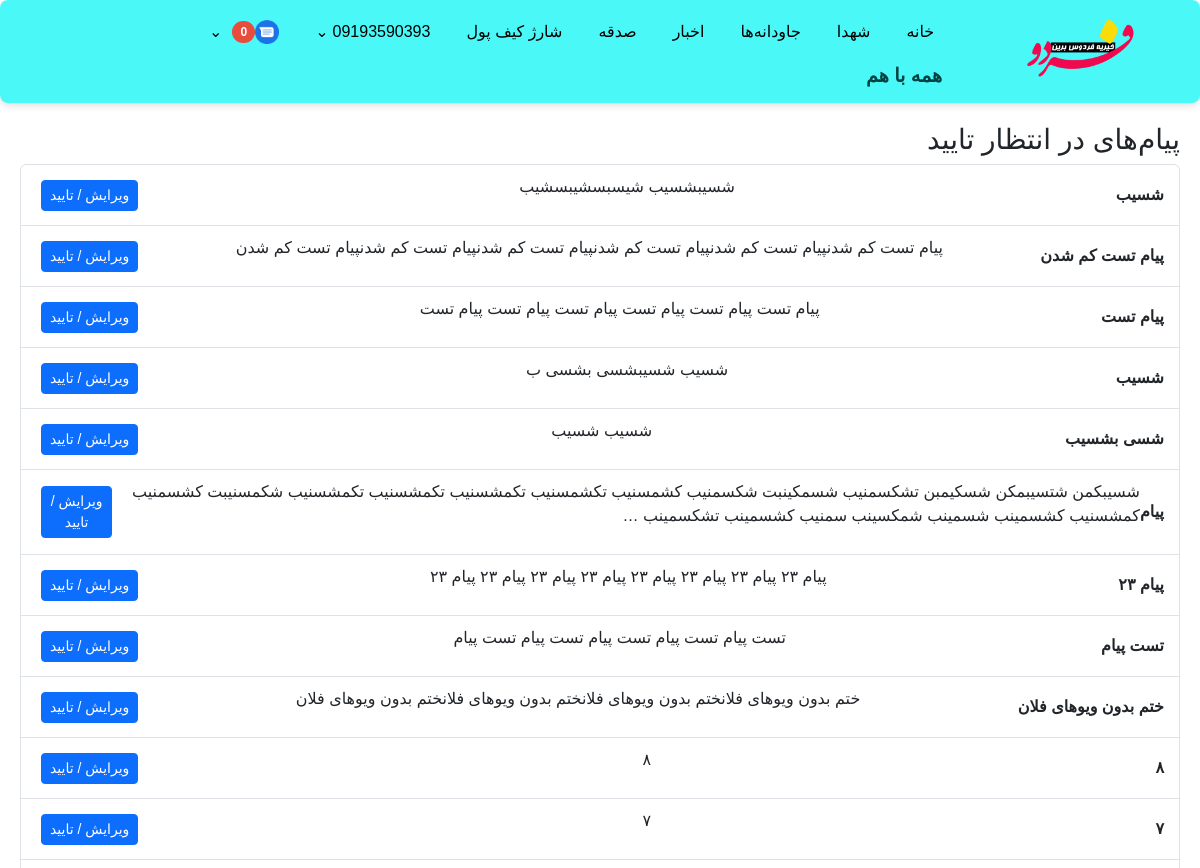
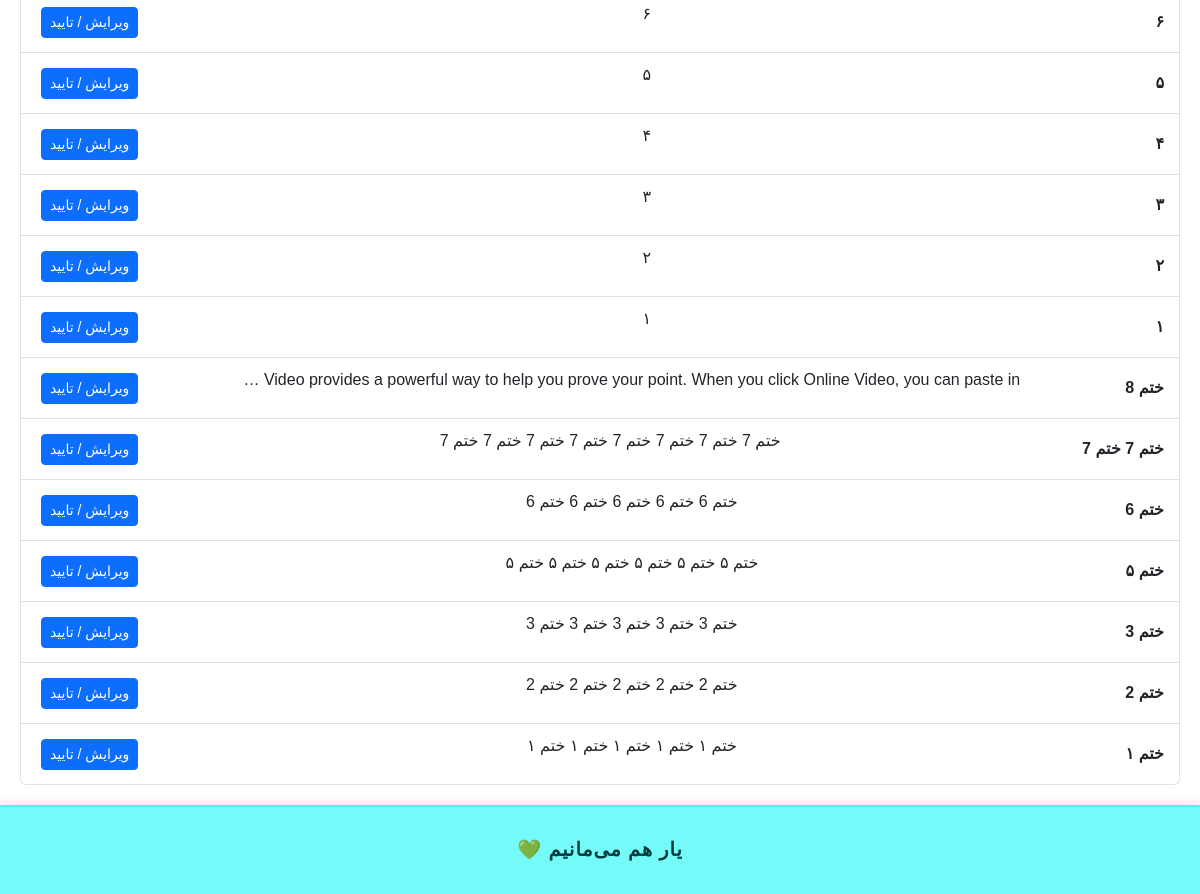
Screenshot of /notifications/pending/ (signed in) with the database file from the repository (2 pictures, top to bottom).
### accounts/models.py (models this page shows, shortened)
class User(AbstractBaseUser, PermissionsMixin):
    GENDER_CHOICES = (
        ('M', 'مرد'),
        ('F', 'زن'),
    )
    phone = models.CharField(max_length=11, unique=True)
    first_name = models.CharField(max_length=100, blank=True)
    last_name = models.CharField(max_length=100, blank=True)
    national_code = models.CharField(max_length=10, blank=True)
    image = models.ImageField(upload_to='profiles/', blank=True, null=True)
    gender = models.CharField(max_length=1, choices=GENDER_CHOICES, blank=True, null=True)
    is_active = models.BooleanField(default=True)
    is_staff = models.BooleanField(default=False)
    is_profile_completed = models.BooleanField(default=False)
    allowed_categories = models.ManyToManyField(
        'news.Category',
        related_name='allowed_users',
        blank=True,
        verbose_name='دسته‌بندی‌های مجاز برای ارسال خبر'
    )
    groups = models.ManyToManyField(
        'auth.Group',
        related_name='accounts_user_set',
        blank=True
    )
    user_permissions = models.ManyToManyField(
        'auth.Permission',
        related_name='accounts_user_permissions_set',
        blank=True
    )
    objects = UserManager()
    USERNAME_FIELD = 'phone'
    def get_full_name(self):
        return f"{self.first_name} {self.last_name}".strip()

### notification/models.py (models this page shows, shortened)
class Notification(models.Model):
    STATUS_PENDING = 'PENDING'
    STATUS_APPROVED = 'APPROVED'
    STATUS_REJECTED = 'REJECTED'
    STATUS_SENT = 'SENT'
    STATUS_CHOICES = [
        (STATUS_PENDING, 'در انتظار تایید'),
        (STATUS_APPROVED, 'تایید شده'),
        (STATUS_REJECTED, 'رد شده'),
        (STATUS_SENT, 'ارسال شده'),
    ]
    title = models.CharField(max_length=200, verbose_name="عنوان پیام")
    description = models.TextField(verbose_name="توضیحات پیام")
    group = models.ForeignKey(
        NotificationGroup,
        on_delete=models.CASCADE,
        related_name='notifications',
        verbose_name="گروه نوتیفیکیشن"
    )
    expire_days = models.PositiveIntegerField(default=30, verbose_name="مدت اعتبار پیام (روز)")
    eternal = models.ForeignKey(
        Eternals,
        on_delete=models.SET_NULL,
        null=True,
        blank=True,
        verbose_name="جاودانه مرتبط"
    )
    news = models.ForeignKey(
        News,
        on_delete=models.SET_NULL,
        null=True,
        blank=True,
        verbose_name="خبر مرتبط"
    )
    created_by = models.ForeignKey(
        'accounts.User',
        on_delete=models.SET_NULL,
        null=True,
        verbose_name="ایجادکننده پیام"
    )
    coupon_reserved = models.ForeignKey(
        'notification.NotificationCoupon',  # اشاره به صورت رشته‌ای برای جلوگیری از ImportError
        on_delete=models.SET_NULL,
        null=True,
        blank=True,
        verbose_name="کوپن رزروشده"
    )
    status = models.CharField(
        max_length=20,
        choices=STATUS_CHOICES,
        default=STATUS_PENDING,
        verbose_name="وضعیت"
    )
    is_sent = models.BooleanField(default=False, verbose_name="ارسال شده؟")
    created_at = models.DateTimeField(auto_now_add=True, verbose_name="تاریخ ایجاد")

### notification/views.py (the view)
# urls.py: path('pending/', PendingNotificationsListView.as_view(), name='pending_notifications_list'),
@method_decorator(login_required, name='dispatch')
class PendingNotificationsListView(ListView):
    print(f"VIEW CALLED: {__name__}.PendingNotificationsListView")
    model = Notification
    template_name = 'notification/pending_notifications_list.html'
    context_object_name = 'notifications'
    def get_queryset(self):
        user = self.request.user
        managed_groups = NotificationGroup.objects.filter(managers=user)
        return Notification.objects.filter(
            group__in=managed_groups,
            status=Notification.STATUS_PENDING
        ).order_by('-created_at')

### notification/templatetags/notification_tags.py (called while the page is built)
@register.simple_tag(takes_context=True)
def is_notification_manager(context):
    request = context.get("request")
    user = getattr(request, "user", None)
    if user and user.is_authenticated:
        return NotificationGroup.objects.filter(managers=user).exists()
    return False

### templates/notification/pending_notifications_list.html
{% extends "base.html" %}
{% block content %}
<h3>پیام‌های در انتظار تایید</h3>
{% if notifications %}
    <ul class="list-group">
        {% for n in notifications %}
            <li class="list-group-item">
                <strong>{{ n.title }}</strong>
                <p>{{ n.description|truncatewords:20 }}</p>
                <a href="{% url 'notification:notification_approval_edit' n.id %}" class="btn btn-sm btn-primary">
                    ویرایش / تایید
                </a>
            </li>
        {% endfor %}
    </ul>
{% else %}
    <p>پیامی در انتظار تایید نیست.</p>
{% endif %}
{% endblock %}

### templates/base.html (shortened to what this page needs)
<!DOCTYPE html>
{% load static %}
{% load notification_tags %}
<html lang="fa">
<head>
    <link rel="stylesheet" href="{% static 'css/persian-datepicker.min.css' %}">
    <link href="https://cdn.jsdelivr.net/npm/bootstrap@5.3.0/dist/css/bootstrap.rtl.min.css" rel="stylesheet">
    <link href="https://cdn.jsdelivr.net/npm/bootstrap-icons@1.10.5/font/bootstrap-icons.css" rel="stylesheet">
    <link rel="stylesheet" href="https://cdn.jsdelivr.net/npm/persian-datepicker@1.2.0/dist/css/persian-datepicker.min.css">
</head>
<body>
    <header>
    <nav style="
        background-color: rgba(43, 247, 247, 0.85);
        display: flex;
        justify-content: space-between;
        align-items: stretch;
        padding: 12px 20px;
        box-shadow: 0 2px 8px rgba(0,0,0,0.15);
        border-radius: 8px;
        backdrop-filter: saturate(180%) blur(10px);
        -webkit-backdrop-filter: saturate(180%) blur(10px);
    ">
        <div style="
            flex: 0 0 auto;
            text-align: center;
            margin-left: 1cm;
            display: flex;
            flex-direction: column;
            justify-content: center;
            width: 200px;
            height: 70px;
        ">
            <a href="/" style="display: inline-block; width: 200px; height: 70px;">
                <img
                    src="{% static 'images/logo.png' %}"
                    alt="Logo"
                    width="200"
                    height="70"
                    style="display: block; width: 100%; height: 100%; object-fit: contain;"
                >
            </a>
        </div>
        <div style="flex: 1; display: flex; flex-direction: column; justify-content: center;">
            <ul style="
                display: flex;
                flex-wrap: wrap;
                justify-content: flex-start;
                gap: 20px;
                list-style: none;
                margin: 0;
                padding: 0;
            ">
                <li><a href="/">خانه</a></li>
                <li><a href="/martyrs/list/">شهدا</a></li>
                <li><a href="{% url 'eternals:list' %}">جاودانه‌ها</a></li>
                <li><a href="{% url 'news:news_list' %}">اخبار</a></li>
                <li><a href="{% url 'donation:donate' %}">صدقه</a></li>
                {% if user.is_authenticated %}
                    <li><a href="{% url 'wallet:charge_wallet' %}">شارژ کیف پول</a></li>
                {% else %}
                    <li><a href="{% url 'accounts:login' %}?next={% url 'wallet:charge_wallet' %}">شارژ کیف پول</a></li>
                    <li><a href="{% url 'accounts:login' %}?next={% url 'accounts:dashboard' %}">پروفایل</a></li>
                {% endif %}
                {% if user.is_authenticated %}
                    <li class="position-relative">
                        <a href="#" class="d-inline-flex align-items-center">
                            {% if user.gender == 'male' %}
                                آقای {{ user.last_name }}
                            {% elif user.gender == 'female' %}
                                خانم {{ user.last_name }}
                            {% else %}
                                {{ user.get_full_name|default:user.phone }}
                            {% endif %}
                            <span class="ms-1">⌄</span>
                        </a>
                    </li>
                    <li class="position-relative">
                        <a href="{% url 'notification:unread_notifications_list' %}" class="d-inline-flex align-items-center">
                            <img src="{% static 'images/message-icon.png' %}" alt="پیام‌ها" style="height: 24px;">
                            <span id="unread-notifications-count"
                                style="background-color: #e74c3c; color: white; border-radius: 12px; padding: 2px 8px;
                                        font-size: 12px; font-weight: 700; margin-left: 6px; min-width: 22px;
                                        text-align: center; display: inline-block;">
                                0
                            </span>
                            <span class="ms-1">⌄</span>
                        </a>
                            {% is_notification_manager as is_manager %}
                    </li>
                {% else %}
                    <li><a href="{% url 'accounts:login' %}">ورود</a></li>
                {% endif %}
            </ul>
            <div style="margin-top: 10px; font-weight: bold; font-size: 1.2em; color: #004141;">
                همه با هم
            </div>
        </div>
    </nav>
</header>
<main>
    {% block content %}{% endblock %}
</main>
<footer style="
    background-color: #2bf7f7a6;
    text-align: center;
    padding: 1.5em;
    font-family: 'Vazirmatn', sans-serif;
    font-size: 1.2em;
    font-weight: bold;
    color: #003c3c;
    box-shadow: 0 -2px 10px rgba(0, 0, 0, 0.1);
    border-top: 2px solid #2bf7f7a6;
    letter-spacing: 1px;
">
    یار هم می‌مانیم 💚
</footer>
</body>
</html>

### templates/base.html (style rules this page uses)
html, body { direction: rtl; font-family: sans-serif; margin: 0; padding: 0; background-color: #ffffff; overflow: visible !important; position: static !important; z-index: auto !important; }
main { padding: 20px; }
header { background-color: #ffffff; padding: 0; }
nav ul { list-style: none; display: flex; justify-content: flex-start; gap: 20px; padding: 0; margin: 0; }
nav ul li { position: relative; z-index: 9999; }
nav ul li a { color: #000; text-decoration: none; padding: 8px; display: block; }
.list-group { overflow: visible !important; }
.list-group-item { overflow: visible !important; position: static !important; z-index: auto !important; display: flex; justify-content: space-between; align-items: center; padding: 10px 15px; cursor: default; }
.list-group-item strong { font-weight: 600; }
.list-group-item a.btn { margin-left: 5px; }
footer { background-color: #333; color: white; padding: 10px 20px; }

### rows the page displays
User: get_full_name "09193590393"
Notification: title "شسیب", description "شسیبشسیب شیسبسشیبسشیب"
Notification: title "پیام تست کم شدن", description "پیام تست کم شدنپیام تست کم شدنپیام تست کم شدنپیام تست کم شدنپیام تست کم شدنپیام تست کم شدن"
Notification: title "پیام تست", description "پیام تست پیام تست پیام تست پیام تست پیام تست پیام تست"
Notification: title "شسیب", description "شسیب شسیبشسی بشسی ب"
Notification: title "شسی بشسیب", description "شسیب شسیب"
Notification: title "پیام", description "شسیبکمن شتسیبمکن شسکیمبن تشکسمنیب شسمکینبت شکسمنیب کشمسنیب تکشمسنیب تکمشسنیب تکمشسنیب تکمشسنیب شکمسنیبت کشسمنیب کمشسنیب کشسمینب شسمینب شمکسینب سمنیب کشسمینب تشکسمینب …"
Notification: title "پیام ۲۳", description "پیام ۲۳ پیام ۲۳ پیام ۲۳ پیام ۲۳ پیام ۲۳ پیام ۲۳ پیام ۲۳ پیام ۲۳"
Notification: title "تست پیام", description "تست پیام تست پیام تست پیام تست پیام تست پیام"
Notification: title "ختم بدون ویوهای فلان", description "ختم بدون ویوهای فلانختم بدون ویوهای فلانختم بدون ویوهای فلانختم بدون ویوهای فلان"
Notification: title "۸", description "۸"
Notification: title "۷", description "۷"
Notification: title "۶", description "۶"
Notification: title "۵", description "۵"
Notification: title "۴", description "۴"
Notification: title "۳", description "۳"
Notification: title "۲", description "۲"
Notification: title "۱", description "۱"
Notification: title "ختم 8", description "Video provides a powerful way to help you prove your point. When you click Online Video, you can paste in …"
Notification: title "ختم 7 ختم 7", description "ختم 7 ختم 7 ختم 7 ختم 7 ختم 7 ختم 7 ختم 7 ختم 7"
Notification: title "ختم 6", description "ختم 6 ختم 6 ختم 6 ختم 6 ختم 6"
Notification: title "ختم ۵", description "ختم ۵ ختم ۵ ختم ۵ ختم ۵ ختم ۵ ختم ۵"
Notification: title "ختم 3", description "ختم 3 ختم 3 ختم 3 ختم 3 ختم 3"
Notification: title "ختم 2", description "ختم 2 ختم 2 ختم 2 ختم 2 ختم 2"
Notification: title "ختم ۱", description "ختم ۱ ختم ۱ ختم ۱ ختم ۱ ختم ۱"
